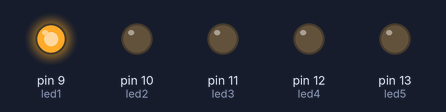
A sketch run on a simulated Arduino Uno, built with avr-gcc and run on an emulated ATmega328P. On the bench: output pins drawn as LEDs (lit = HIGH).

Above: at 0.1 s.
At 0.5 s:
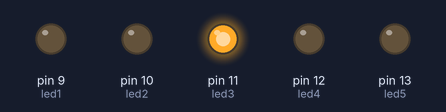
At 0.9 s:
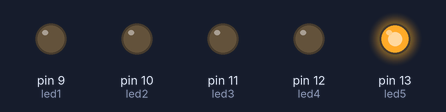
At 1.3 s:
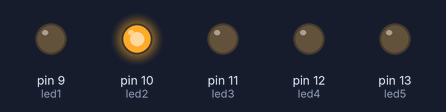
At 2.7 s:
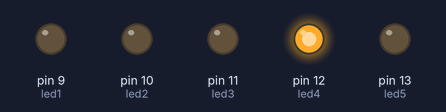
Timing chart, 0 to 3.0 s (numbered marks = the images above):
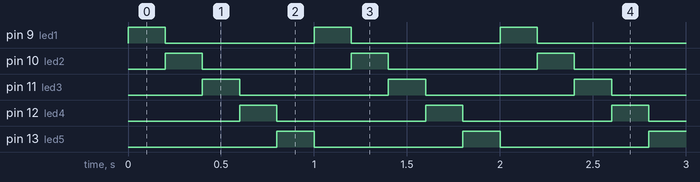

The sketch:

Blink_Shield.ino
```cpp
#define led1 9
#define led2 10
#define led3 11
#define led4 12
#define led5 13

void setup() {
  pinMode(led1, OUTPUT);
  pinMode(led2, OUTPUT);
  pinMode(led3, OUTPUT);
  pinMode(led4, OUTPUT);
  pinMode(led5, OUTPUT);
}

void loop() {
  digitalWrite(led1, HIGH);
  delay(200);
  digitalWrite(led1, LOW);

  digitalWrite(led2, HIGH);
  delay(200);
  digitalWrite(led2, LOW);

  digitalWrite(led3, HIGH);
  delay(200);
  digitalWrite(led3, LOW);

  digitalWrite(led4, HIGH);
  delay(200);
  digitalWrite(led4, LOW);

  digitalWrite(led5, HIGH);
  delay(200);
  digitalWrite(led5, LOW);
}
```

Measured:
- by itself, pin 9 (led1), pin 10 (led2), pin 11 (led3), pin 12 (led4), pin 13 (led5): alternates HIGH for 0.20 s and LOW for 0.80 s
- by itself, everything shown: repeats every 1.0 s, in 5 steps
